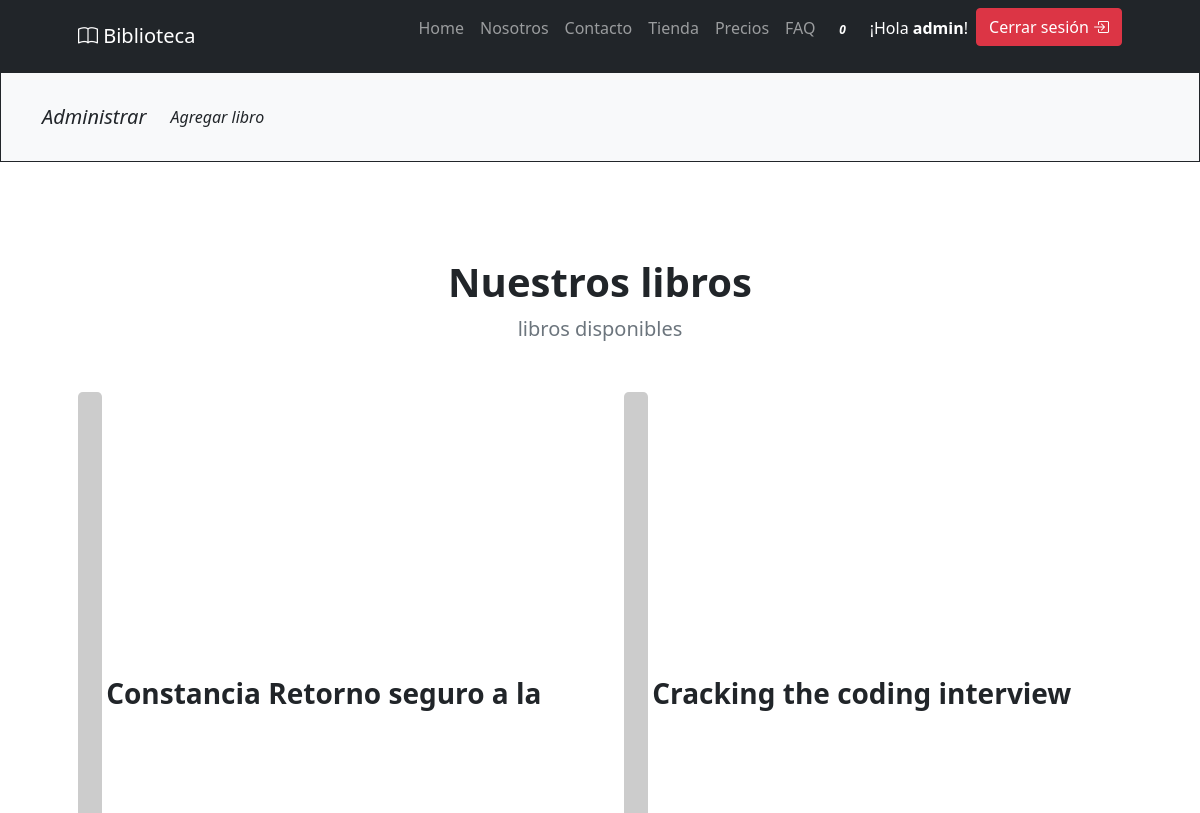
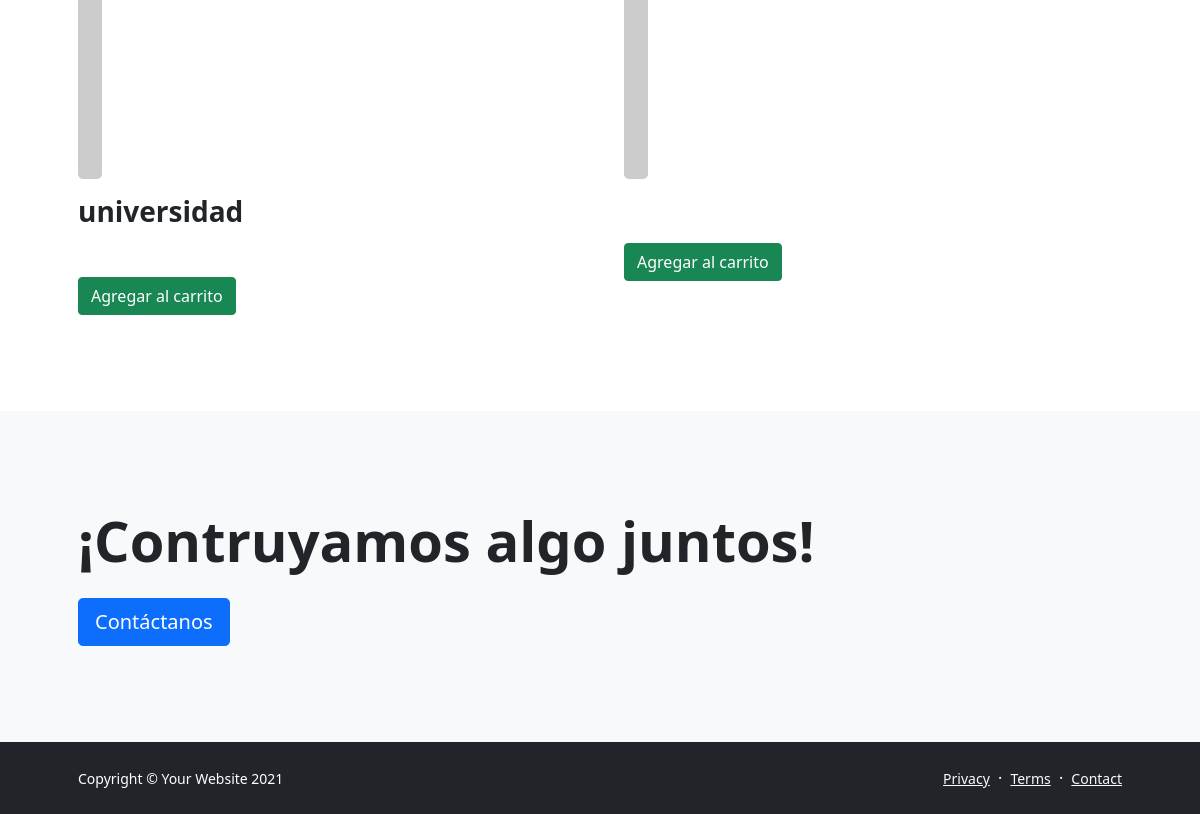
/store/ (signed in), run on an earlier commit of the app's database (2 pictures, top to bottom).
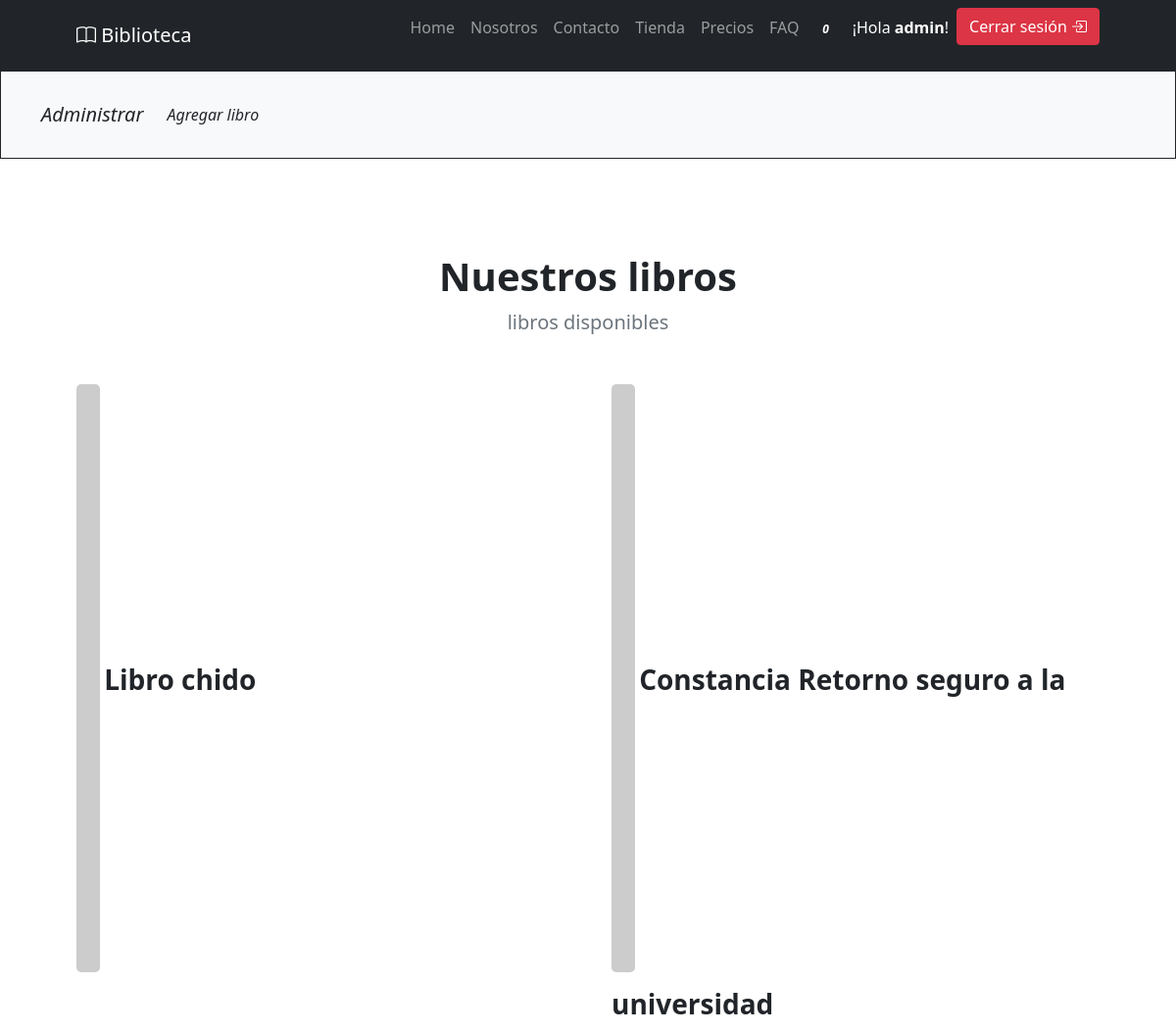
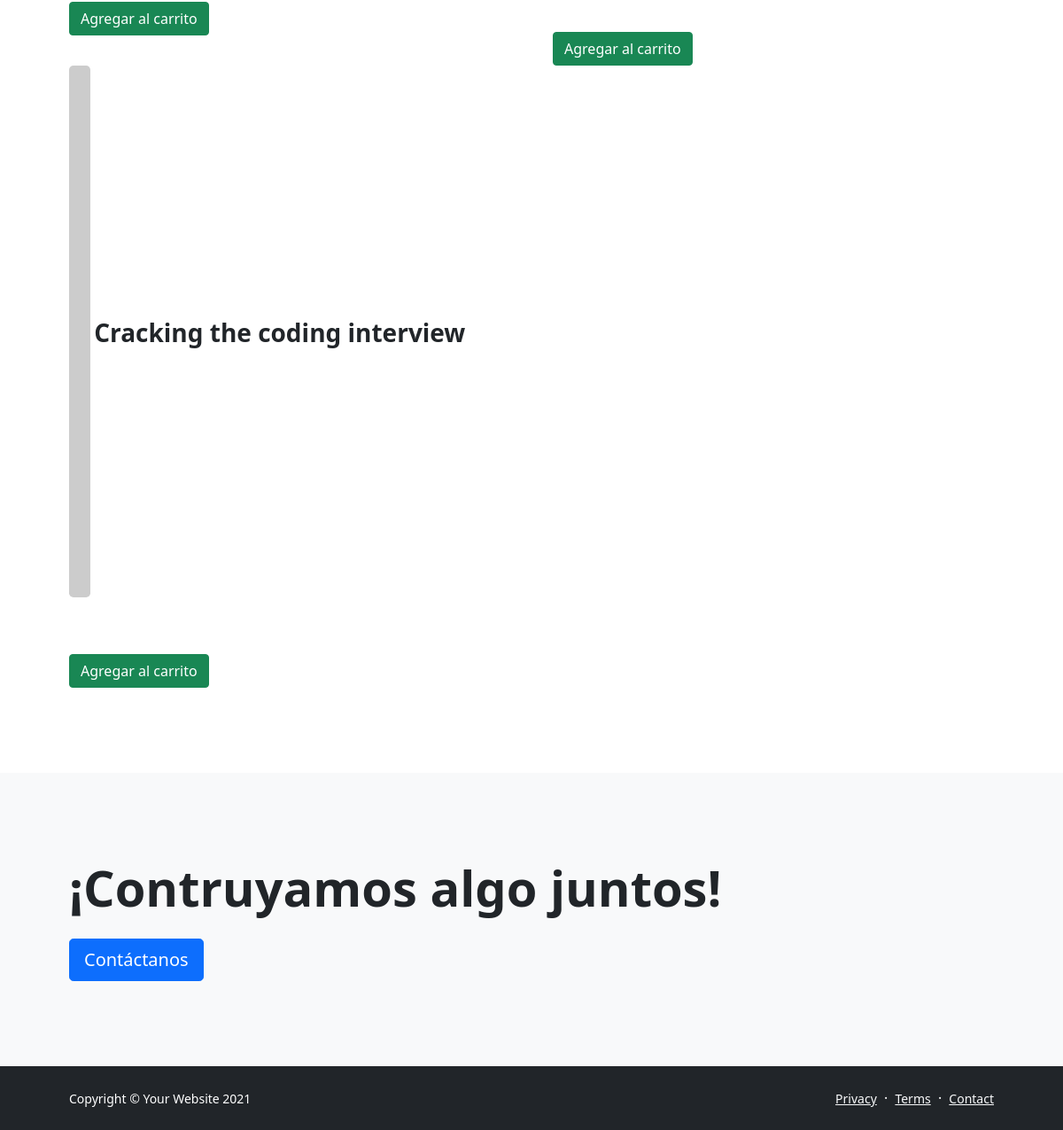
And on a later commit of the database (2 pictures, top to bottom).
### store/models.py (models this page shows, shortened)
class Store(models.Model):
    title = models.CharField(max_length=200, verbose_name="Título")
    description = RichTextField(verbose_name="Descripción")
    book = models.FileField(verbose_name="Archivo", upload_to="store")
    price = models.IntegerField(verbose_name="Precio")
    created = models.DateTimeField(auto_now_add=True, verbose_name="Fecha de creación")
    updated = models.DateTimeField(auto_now=True, verbose_name="Fecha de edición")
    class Meta:
        verbose_name = "Libro"
        verbose_name_plural = "Libros"
        ordering = ["-created"]

### store/views.py (the view)
# urls.py: path('', storeListView.as_view(), name="libros"),
class storeListView(ListView):
    model = Store

### store/templates/store/store_list.html (shortened to what this page needs)
{% extends 'core/base.html' %}
{% block content %}
{% include 'store/includes/menu_store.html' %}
<section class="py-5">
    <div class="container px-5 my-5">
        <div class="text-center mb-5">
            <h1 class="fw-bolder">Nuestros libros</h1>
            <p class="lead fw-normal text-muted mb-0">libros disponibles</p>
        </div>
        <div class="row gx-5">
            {% for libro in store_list %}
            <div class="col-lg-6">
                <div class="position-relative mb-5">
                    <img class="img-fluid rounded-3 mb-3" src="https://picsum.photos/id/24/600/400" alt="..." />
                    <a class="h3 fw-bolder text-decoration-none link-dark stretched-link" href="{% url 'libros:libro' libro.id %}"> {{libro.title}} </a>
                </div>
                <a class="btn btn-success" onclick="agregaCarrito({{libro.id}});">Agregar al carrito</a>
            </div>
            {% endfor %}
        </div>
    </div>
</section>
<section class="py-5 bg-light">
    <div class="container px-5 my-5">
        <h2 class="display-4 fw-bolder mb-4">¡Contruyamos algo juntos!</h2>
        <a class="btn btn-lg btn-primary" href="{% url 'contact' %}">Contáctanos</a>
    </div>
</section>
{% endblock %}

What changed in the data, as far as the page shows it:
added Store: title "Libro chido"
